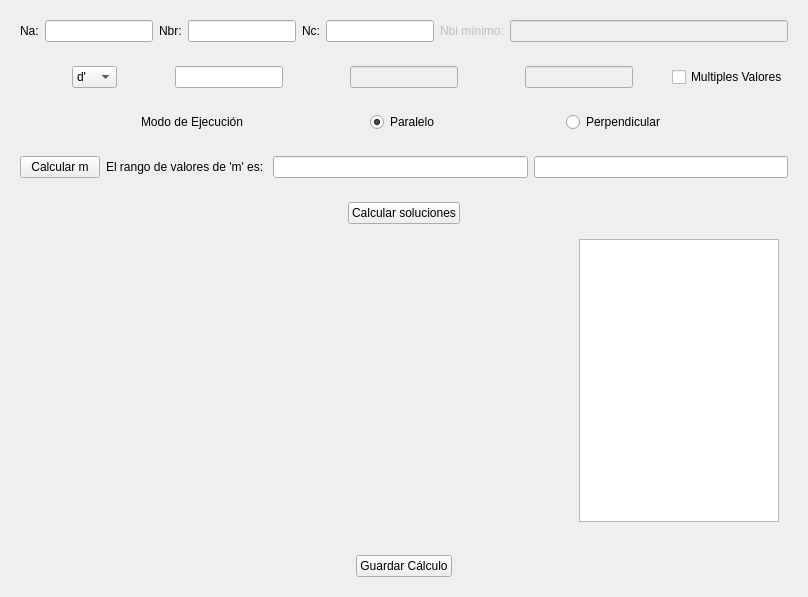
<?xml version="1.0" encoding="UTF-8"?>
<ui version="4.0">
 <class>CalculationSessionLayout</class>
 <widget class="QWidget" name="CalculationSessionLayout">
  <property name="geometry">
   <rect>
    <x>0</x>
    <y>0</y>
    <width>808</width>
    <height>597</height>
   </rect>
  </property>
  <property name="windowTitle">
   <string>Form</string>
  </property>
  <layout class="QVBoxLayout" name="verticalLayout_2">
   <item>
    <widget class="QWidget" name="entry_parameters_container" native="true">
     <layout class="QHBoxLayout" name="horizontalLayout">
      <item alignment="Qt::AlignRight">
       <widget class="QLabel" name="na_label">
        <property name="text">
         <string>Na:</string>
        </property>
       </widget>
      </item>
      <item alignment="Qt::AlignLeft">
       <widget class="QLineEdit" name="na_edit_line"/>
      </item>
      <item alignment="Qt::AlignRight">
       <widget class="QLabel" name="nbr_label">
        <property name="text">
         <string>Nbr:</string>
        </property>
       </widget>
      </item>
      <item alignment="Qt::AlignHCenter">
       <widget class="QLineEdit" name="nbr_edit_line"/>
      </item>
      <item alignment="Qt::AlignRight">
       <widget class="QLabel" name="nc_label">
        <property name="text">
         <string>Nc:</string>
        </property>
       </widget>
      </item>
      <item alignment="Qt::AlignHCenter">
       <widget class="QLineEdit" name="nc_edit_line"/>
      </item>
      <item>
       <widget class="QLabel" name="nbi_min_label">
        <property name="enabled">
         <bool>false</bool>
        </property>
        <property name="text">
         <string>Nbi mínimo:</string>
        </property>
       </widget>
      </item>
      <item>
       <widget class="QLineEdit" name="nbi_min_edit_line">
        <property name="enabled">
         <bool>false</bool>
        </property>
       </widget>
      </item>
     </layout>
    </widget>
   </item>
   <item>
    <widget class="QWidget" name="chosen_parameters_container" native="true">
     <layout class="QHBoxLayout" name="horizontalLayout_2">
      <item alignment="Qt::AlignHCenter">
       <widget class="QComboBox" name="d_nz_combo_box">
        <item>
         <property name="text">
          <string>d'</string>
         </property>
        </item>
        <item>
         <property name="text">
          <string>Nz</string>
         </property>
        </item>
       </widget>
      </item>
      <item alignment="Qt::AlignLeft">
       <widget class="QLineEdit" name="from_parameter_edit_line"/>
      </item>
      <item alignment="Qt::AlignHCenter">
       <widget class="QLineEdit" name="step_parameter_edit_line">
        <property name="enabled">
         <bool>false</bool>
        </property>
       </widget>
      </item>
      <item alignment="Qt::AlignRight">
       <widget class="QLineEdit" name="to_parameter_edit_line">
        <property name="enabled">
         <bool>false</bool>
        </property>
       </widget>
      </item>
      <item alignment="Qt::AlignRight">
       <widget class="QCheckBox" name="multiple_values_check_box">
        <property name="text">
         <string>Multiples Valores</string>
        </property>
       </widget>
      </item>
     </layout>
    </widget>
   </item>
   <item>
    <widget class="QWidget" name="calculation_mode_container" native="true">
     <layout class="QHBoxLayout" name="horizontalLayout_3">
      <item>
       <widget class="QLabel" name="calculation_mode_label">
        <property name="sizePolicy">
         <sizepolicy hsizetype="Maximum" vsizetype="Preferred">
          <horstretch>0</horstretch>
          <verstretch>0</verstretch>
         </sizepolicy>
        </property>
        <property name="text">
         <string>Modo de Ejecución</string>
        </property>
       </widget>
      </item>
      <item>
       <widget class="QRadioButton" name="parallel_mode_button">
        <property name="sizePolicy">
         <sizepolicy hsizetype="Maximum" vsizetype="Fixed">
          <horstretch>0</horstretch>
          <verstretch>0</verstretch>
         </sizepolicy>
        </property>
        <property name="text">
         <string>Paralelo</string>
        </property>
        <property name="checked">
         <bool>true</bool>
        </property>
       </widget>
      </item>
      <item>
       <widget class="QRadioButton" name="perpendicular_mode_button">
        <property name="sizePolicy">
         <sizepolicy hsizetype="Maximum" vsizetype="Fixed">
          <horstretch>0</horstretch>
          <verstretch>0</verstretch>
         </sizepolicy>
        </property>
        <property name="text">
         <string>Perpendicular</string>
        </property>
       </widget>
      </item>
     </layout>
    </widget>
   </item>
   <item>
    <widget class="QWidget" name="m_parameter_container" native="true">
     <layout class="QHBoxLayout" name="horizontalLayout_4">
      <item>
       <widget class="QPushButton" name="m_calculation_button">
        <property name="text">
         <string>Calcular m</string>
        </property>
       </widget>
      </item>
      <item>
       <widget class="QLabel" name="m_result_label">
        <property name="text">
         <string>El rango de valores de 'm' es: </string>
        </property>
       </widget>
      </item>
      <item>
       <widget class="QLineEdit" name="m_from_value_edit_line"/>
      </item>
      <item>
       <widget class="QLineEdit" name="m_to_value_edit_line"/>
      </item>
     </layout>
    </widget>
   </item>
   <item>
    <widget class="QWidget" name="solution_container" native="true">
     <layout class="QVBoxLayout" name="verticalLayout_3">
      <item alignment="Qt::AlignHCenter">
       <widget class="QPushButton" name="solution_calculation_button">
        <property name="text">
         <string>Calcular soluciones</string>
        </property>
       </widget>
      </item>
      <item>
       <widget class="QWidget" name="matplot_list_container" native="true">
        <layout class="QHBoxLayout" name="horizontalLayout_7">
         <item>
          <widget class="QWidget" name="matplot_container" native="true">
           <property name="sizePolicy">
            <sizepolicy hsizetype="Expanding" vsizetype="Expanding">
             <horstretch>0</horstretch>
             <verstretch>0</verstretch>
            </sizepolicy>
           </property>
           <layout class="QVBoxLayout" name="matplot_container_layout"/>
          </widget>
         </item>
         <item>
          <widget class="QListWidget" name="solution_values_list">
           <property name="sizePolicy">
            <sizepolicy hsizetype="Maximum" vsizetype="Expanding">
             <horstretch>0</horstretch>
             <verstretch>0</verstretch>
            </sizepolicy>
           </property>
           <property name="maximumSize">
            <size>
             <width>200</width>
             <height>16777215</height>
            </size>
           </property>
          </widget>
         </item>
        </layout>
       </widget>
      </item>
     </layout>
    </widget>
   </item>
   <item>
    <widget class="QWidget" name="management_button_container" native="true">
     <layout class="QHBoxLayout" name="horizontalLayout_6">
      <item alignment="Qt::AlignHCenter">
       <widget class="QPushButton" name="save_calculation_session_button">
        <property name="text">
         <string>Guardar Cálculo</string>
        </property>
       </widget>
      </item>
     </layout>
    </widget>
   </item>
  </layout>
 </widget>
 <resources/>
 <connections/>
</ui>
